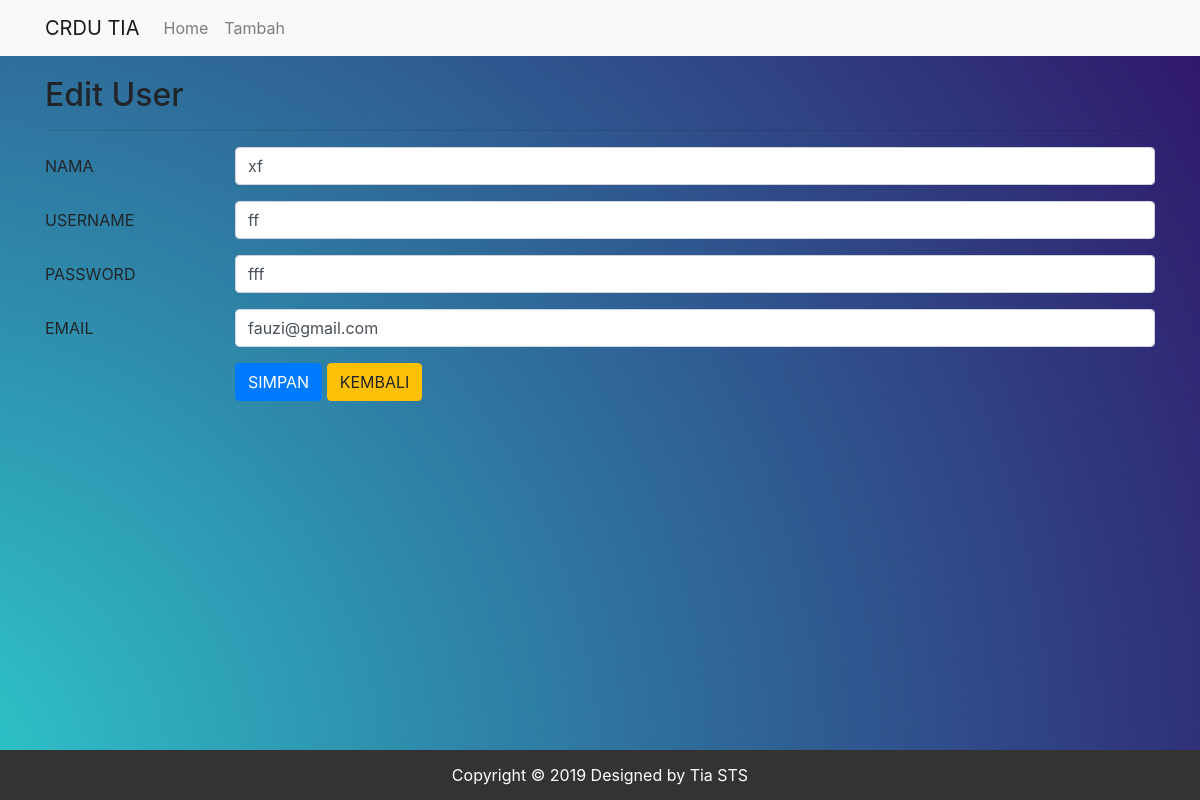
/edit.php?id=32, run on the app's committed database.
### tables this page shows
CREATE TABLE `user` (
  `id` int(10) NOT NULL,
  `nama` varchar(50) NOT NULL,
  `username` varchar(50) NOT NULL,
  `password` varchar(8) NOT NULL,
  `email` varchar(50) NOT NULL
);

### edit.php (the view, shortened to what this page needs)
<?php include('config.php'); ?>
<!DOCTYPE html>
<html>
<head>
	<link rel="stylesheet" type="text/css" href="style.css">
	<link rel="stylesheet" href="https://stackpath.bootstrapcdn.com/bootstrap/4.1.3/css/bootstrap.min.css">
</head>
<body>
	<nav class="navbar navbar-expand-lg navbar-light bg-light">
		<div class="container">
			<a class="navbar-brand" href="#">CRDU TIA</a>
			<div class="collapse navbar-collapse" id="navbarSupportedContent">
				<ul class="navbar-nav mr-auto">
					<li class="nav-item">
						<a class="nav-link" href="index.php">Home</a>
					</li>
					<li class="nav-item">
						<a class="nav-link" href="tambah.php">Tambah</a>
					</li>
				</ul>
			</div>
		</div>
	</nav>
	<div class="container" style="margin-top:20px">
		<h2>Edit User</h2>
		<hr>
		<?php
		if(isset($_GET['id'])){
			$id = $_GET['id'];
			$select = mysqli_query($koneksi, "SELECT * FROM user WHERE id='$id'") or die(mysqli_error($koneksi));
			if(mysqli_num_rows($select) == 0){
				echo '<div class="alert alert-warning">ID tidak ada dalam database.</div>';
				exit();
			}else{
				$data = mysqli_fetch_assoc($select);
			}
		}
		?>
		<form action="edit.php?id=<?php echo $id; ?>" method="post">
			<div class="form-group row">
				<label class="col-sm-2 col-form-label">NAMA</label>
				<div class="col-sm-10">
					<input type="text" name="nama" class="form-control" value="<?php echo $data['nama']; ?>" required>
				</div>
			</div>
			<div class="form-group row">
				<label class="col-sm-2 col-form-label">USERNAME</label>
				<div class="col-sm-10">
					<input type="text" name="username" class="form-control" value="<?php echo $data['username']; ?>" required>
				</div>
			</div>
			<div class="form-group row">
				<label class="col-sm-2 col-form-label">PASSWORD</label>
				<div class="col-sm-10">
					<input type="text" name="password" class="form-control" value="<?php echo $data['password']; ?>" required>
				</div>
			</div>
			<div class="form-group row">
				<label class="col-sm-2 col-form-label">EMAIL</label>
				<div class="col-sm-10">
					<input type="text" name="email" class="form-control" value="<?php echo $data['email']; ?>" required>
				</div>
			</div>
			<div class="form-group row">
				<label class="col-sm-2 col-form-label">&nbsp;</label>
				<div class="col-sm-10">
					<input type="submit" name="submit" class="btn btn-primary" value="SIMPAN">
					<a href="index.php" class="btn btn-warning">KEMBALI</a>
				</div>
			</div>
		</form>
	</div>
	<div id="footer">
        Copyright &copy; 2019
        Designed by Tia STS
    </div>
</body>
</html>

### style.css (style rules this page uses)
html,body { height:100%; }
body { background: url(image/image.jpg) no-repeat fixed; background-size:100% 100%; }
#footer { height:50px; line-height:50px; background:#333; width: 100%; color:#fff; text-align: center; position:absolute; bottom:0px; }
body { padding: 0; margin: 0; }

### data on the page
user: nama "xf", username "ff", password "fff", email "fauzi@gmail.com"
